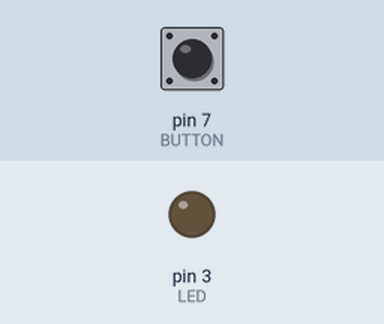
This sketch was run on a simulated Arduino Uno, built with avr-gcc and run on an emulated ATmega328P. On the bench: output pins drawn as LEDs (lit = HIGH). The test bench sets the inputs (shaded band); at power-on: pin 7 (BUTTON) LOW.

Above: at 1.2 s.
1.3 s: pin 7 (BUTTON) pulled HIGH for 1 s
At 1.7 s:
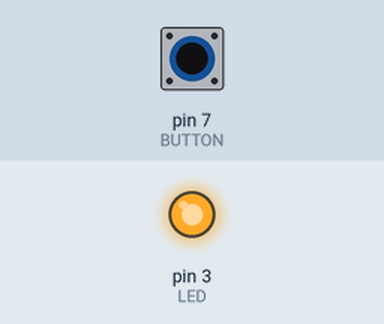
3.8 s: pin 7 (BUTTON) pulled HIGH for 3.2 s
At 8.0 s:
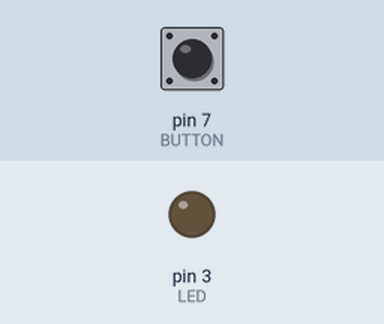
Timing chart, 0 to 9.5 s (numbered marks = the images above; inputs shaded):
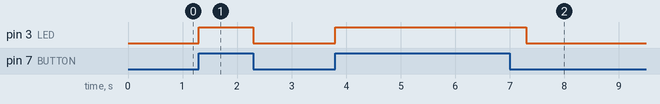

The sketch:

Project-3_Digital_Input_Demo.ino
```cpp
#define LED 3
#define BUTTON 7

void setup() {
  // put your setup code here, to run once:
  pinMode(LED, OUTPUT);
  pinMode(BUTTON, INPUT);
}

void loop() {
  // put your main code here, to run repeatedly:
  if(digitalRead(BUTTON) == HIGH) { //check if button is pressed
    digitalWrite(LED, HIGH); //turn LED on
    delay(500);              //wait 0.5s
    digitalWrite(LED, LOW);  //turn LED off
  } else {
    digitalWrite(LED, LOW);
  }
}
```

Measured:
- after the input at 1.3 s, pin 3 (LED): LOW → HIGH at once, → LOW 1.0 s later
- after the input at 3.8 s, pin 3 (LED): LOW → HIGH at once, → LOW 3.5 s later
